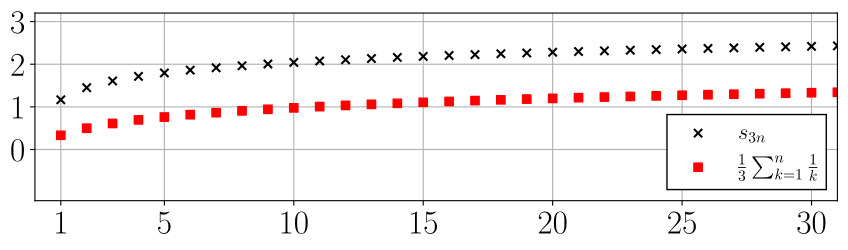

Python code for this plot:
import numpy as np, matplotlib.pyplot as plt
from matplotlib import rcParams
from pathlib import Path

rcParams['font.size'] = 24
rcParams['text.usetex'] = True

fig = plt.figure(figsize=(9,3))
ax = fig.add_subplot()

n = np.arange(1, 33)
a_n = [7/6]
b_n = [1/3]
for j in range(2, 33):
    a_n.append(a_n[-1] + (1 / (3*j - 2) + 1 / (3*j - 1) - 1 / (3*j)))
    b_n.append(b_n[-1] + 1 / (3*j))

ax.grid()
ax.set_axisbelow(True)
ax.scatter(n, a_n, color='black', marker='x', label='$s_{3n}$')
ax.scatter(n, b_n, color='red', marker='s', label=r'$\frac{1}{3} \sum_{k=1}^n \frac{1}{k}$')

ax.legend(loc = 'lower right', fontsize=16, framealpha=1, edgecolor='black', fancybox=False)

ax.set_xlim(0, 31)
ax.set_ylim(-1.2, 3.2)
ax.set_xticks(ticks=[1, 5, 10, 15, 20, 25, 30])
ax.set_yticks(ticks=[0, 1, 2, 3])

plt.tight_layout()

plt.savefig(Path(__file__).with_suffix('.pdf'), format="pdf", bbox_inches="tight")
#plt.show()
